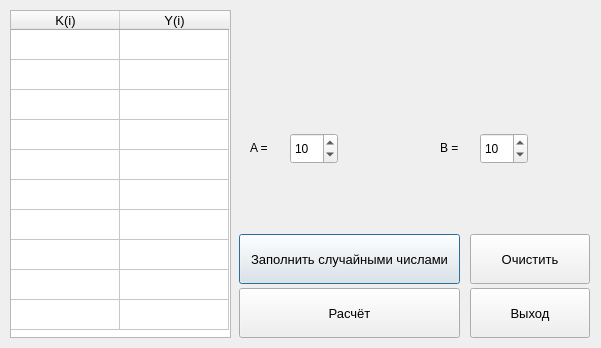
<?xml version="1.0" encoding="UTF-8"?>
<ui version="4.0">
 <class>Dialog</class>
 <widget class="QDialog" name="Dialog">
  <property name="geometry">
   <rect>
    <x>0</x>
    <y>0</y>
    <width>601</width>
    <height>348</height>
   </rect>
  </property>
  <property name="minimumSize">
   <size>
    <width>0</width>
    <height>0</height>
   </size>
  </property>
  <property name="maximumSize">
   <size>
    <width>666</width>
    <height>435</height>
   </size>
  </property>
  <property name="windowTitle">
   <string>Dialog</string>
  </property>
  <widget class="QTableWidget" name="tableWidget">
   <property name="geometry">
    <rect>
     <x>10</x>
     <y>10</y>
     <width>221</width>
     <height>328</height>
    </rect>
   </property>
   <property name="font">
    <font>
     <pointsize>10</pointsize>
    </font>
   </property>
   <attribute name="horizontalHeaderDefaultSectionSize">
    <number>109</number>
   </attribute>
   <attribute name="verticalHeaderVisible">
    <bool>false</bool>
   </attribute>
   <row>
    <property name="text">
     <string/>
    </property>
   </row>
   <row>
    <property name="text">
     <string/>
    </property>
   </row>
   <row>
    <property name="text">
     <string/>
    </property>
   </row>
   <row>
    <property name="text">
     <string/>
    </property>
   </row>
   <row>
    <property name="text">
     <string/>
    </property>
   </row>
   <row>
    <property name="text">
     <string/>
    </property>
   </row>
   <row>
    <property name="text">
     <string/>
    </property>
   </row>
   <row>
    <property name="text">
     <string/>
    </property>
   </row>
   <row>
    <property name="text">
     <string/>
    </property>
   </row>
   <row>
    <property name="text">
     <string/>
    </property>
   </row>
   <column>
    <property name="text">
     <string>K(i)</string>
    </property>
   </column>
   <column>
    <property name="text">
     <string>Y(i)</string>
    </property>
   </column>
  </widget>
  <widget class="QPushButton" name="btn_random_number">
   <property name="geometry">
    <rect>
     <x>239</x>
     <y>234</y>
     <width>221</width>
     <height>50</height>
    </rect>
   </property>
   <property name="font">
    <font>
     <family>Segoe UI</family>
     <pointsize>10</pointsize>
    </font>
   </property>
   <property name="text">
    <string>Заполнить случайными числами</string>
   </property>
  </widget>
  <widget class="QPushButton" name="btn_solve">
   <property name="geometry">
    <rect>
     <x>239</x>
     <y>288</y>
     <width>221</width>
     <height>50</height>
    </rect>
   </property>
   <property name="font">
    <font>
     <family>Segoe UI</family>
     <pointsize>10</pointsize>
    </font>
   </property>
   <property name="text">
    <string>Расчёт</string>
   </property>
  </widget>
  <widget class="QPushButton" name="btn_clear">
   <property name="geometry">
    <rect>
     <x>470</x>
     <y>234</y>
     <width>120</width>
     <height>50</height>
    </rect>
   </property>
   <property name="font">
    <font>
     <family>Segoe UI</family>
     <pointsize>10</pointsize>
    </font>
   </property>
   <property name="text">
    <string>Очистить</string>
   </property>
  </widget>
  <widget class="QPushButton" name="btn_exit">
   <property name="geometry">
    <rect>
     <x>470</x>
     <y>288</y>
     <width>120</width>
     <height>50</height>
    </rect>
   </property>
   <property name="font">
    <font>
     <family>Segoe UI</family>
     <pointsize>10</pointsize>
    </font>
   </property>
   <property name="text">
    <string>Выход</string>
   </property>
  </widget>
  <widget class="QLabel" name="label_img">
   <property name="geometry">
    <rect>
     <x>240</x>
     <y>30</y>
     <width>351</width>
     <height>71</height>
    </rect>
   </property>
   <property name="text">
    <string/>
   </property>
  </widget>
  <widget class="QLabel" name="label_error">
   <property name="geometry">
    <rect>
     <x>250</x>
     <y>180</y>
     <width>261</width>
     <height>31</height>
    </rect>
   </property>
   <property name="font">
    <font>
     <family>Segoe UI</family>
     <pointsize>13</pointsize>
    </font>
   </property>
   <property name="styleSheet">
    <string notr="true">color: rgb(170, 0, 0);</string>
   </property>
   <property name="text">
    <string/>
   </property>
  </widget>
  <widget class="QSpinBox" name="input_a">
   <property name="geometry">
    <rect>
     <x>290</x>
     <y>133</y>
     <width>48</width>
     <height>31</height>
    </rect>
   </property>
   <property name="minimum">
    <number>-2147483647</number>
   </property>
   <property name="maximum">
    <number>2147483647</number>
   </property>
   <property name="value">
    <number>10</number>
   </property>
  </widget>
  <widget class="QSpinBox" name="input_b">
   <property name="geometry">
    <rect>
     <x>480</x>
     <y>133</y>
     <width>48</width>
     <height>31</height>
    </rect>
   </property>
   <property name="minimum">
    <number>-2147483647</number>
   </property>
   <property name="maximum">
    <number>2147483647</number>
   </property>
   <property name="value">
    <number>10</number>
   </property>
  </widget>
  <widget class="QLabel" name="label">
   <property name="geometry">
    <rect>
     <x>250</x>
     <y>140</y>
     <width>60</width>
     <height>16</height>
    </rect>
   </property>
   <property name="text">
    <string>A =</string>
   </property>
  </widget>
  <widget class="QLabel" name="label_2">
   <property name="geometry">
    <rect>
     <x>440</x>
     <y>140</y>
     <width>60</width>
     <height>16</height>
    </rect>
   </property>
   <property name="text">
    <string>B =</string>
   </property>
  </widget>
 </widget>
 <resources/>
 <connections/>
</ui>
